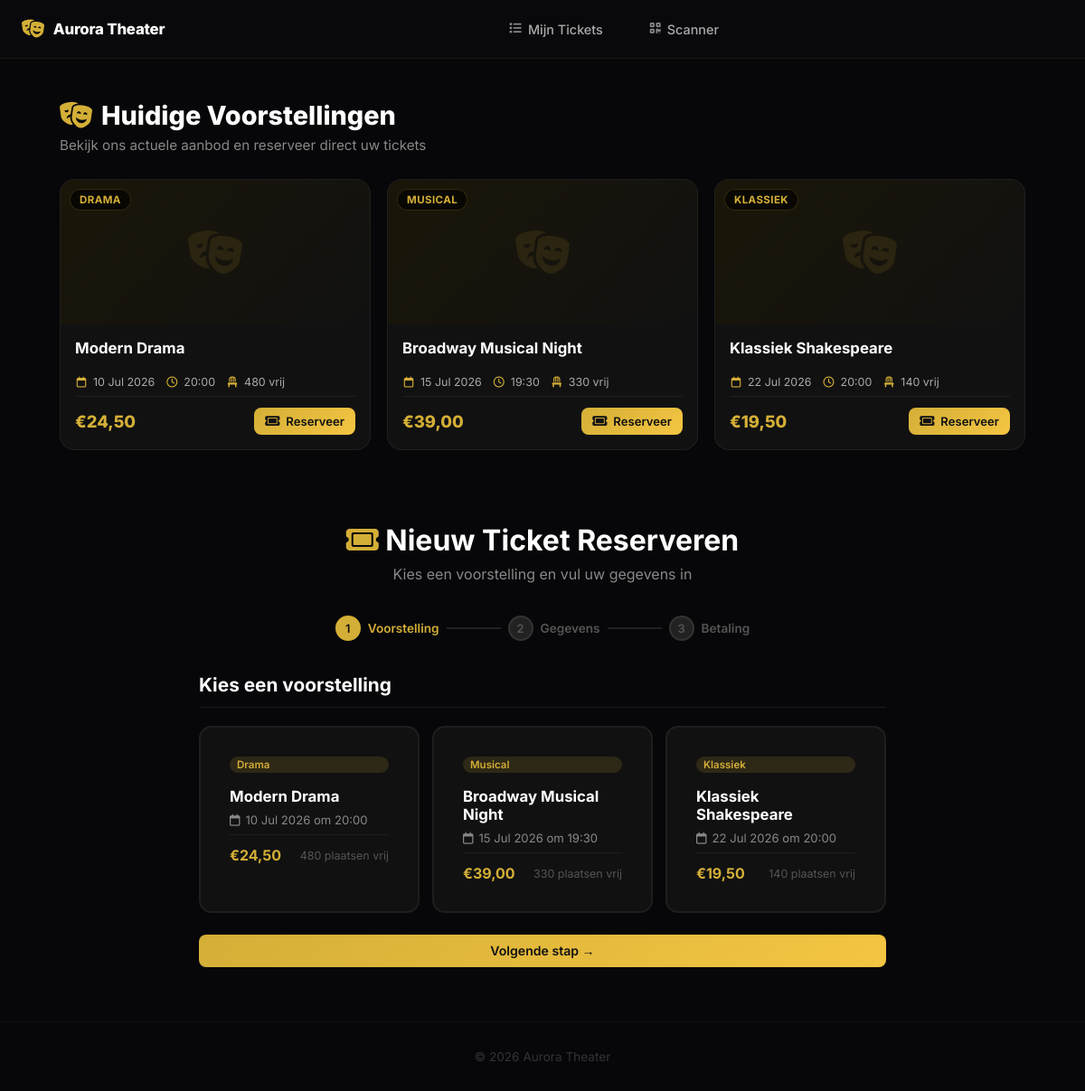
Page /NieuweTicketToevoegen/index.php on the committed database.
### tables this page shows
CREATE TABLE IF NOT EXISTS voorstellingen (
    id                  INT UNSIGNED    AUTO_INCREMENT PRIMARY KEY,
    titel               VARCHAR(200)    NOT NULL,
    beschrijving        TEXT,
    categorie           ENUM('drama','musical','klassiek','comedy','dans','opera') NOT NULL DEFAULT 'drama',
    datum               DATE            NOT NULL,
    aanvangstijd        TIME            NOT NULL,
    duur_minuten        SMALLINT        NOT NULL DEFAULT 120,
    zaal_id             INT UNSIGNED    NOT NULL,
    prijs_per_stoel     DECIMAL(6,2)    NOT NULL,
    afbeelding_url      VARCHAR(500),
    beschikbare_stoelen SMALLINT        NOT NULL,
    status              ENUM('gepland','actief','uitverkocht','geannuleerd') NOT NULL DEFAULT 'gepland',
    aangemaakt_op       TIMESTAMP       NOT NULL DEFAULT CURRENT_TIMESTAMP,

    CONSTRAINT fk_voorstelling_zaal
        FOREIGN KEY (zaal_id) REFERENCES zalen(id) ON DELETE RESTRICT
);

### config/database.php (called while the page is built, shortened)
<?php
function db(): PDO {
    $host = '127.0.0.1';
    $db   = 'aurora_theater';
    $user = 'aurora';
    $pass = 'Aurora2026!';
    $dsn = "mysql:host=$host;dbname=$db;charset=utf8mb4";
    $pdo = new PDO($dsn, $user, $pass, [
        PDO::ATTR_ERRMODE            => PDO::ERRMODE_EXCEPTION,
        PDO::ATTR_DEFAULT_FETCH_MODE => PDO::FETCH_ASSOC,
        PDO::ATTR_EMULATE_PREPARES   => false,
    ]);
    return $pdo;
}

### NieuweTicketToevoegen/index.php (the view, shortened to what this page needs)
<?php
require_once __DIR__ . '/../config/database.php';
$voorstelling_id = isset($_GET['voorstelling']) ? (int)$_GET['voorstelling'] : 0;
try {
    $voorstellingen = db()->query("
        SELECT id, titel, datum, aanvangstijd, prijs_per_stoel, beschikbare_stoelen, categorie
        FROM voorstellingen
        WHERE status IN ('actief','gepland') AND beschikbare_stoelen > 0
        ORDER BY datum ASC
    ")->fetchAll();
} catch (Exception $e) {
    $voorstellingen = [];
    $geselecteerd   = null;
}
?>
<!DOCTYPE html>
<html lang="nl">
<head>
    <link rel="stylesheet" href="style.css">
    <link rel="stylesheet" href="/style/header.css">
    <link rel="stylesheet" href="https://cdnjs.cloudflare.com/ajax/libs/font-awesome/6.5.2/css/all.min.css">
</head>
<body>
<header class="header">
    <div class="header-inner">
        <a href="/index.php" class="logo">
            <i class="fa-solid fa-masks-theater"></i>
            Aurora Theater
        </a>
        <nav>
            <a href="/ticket%20overzicht/index.php"><i class="fa-solid fa-list"></i> Mijn Tickets</a>
            <a href="/ticket%20scannen/index.php"><i class="fa-solid fa-qrcode"></i> Scanner</a>
        </nav>
    </div>
</header>
<main class="main-content">
    <div class="shows-section">
        <div class="shows-header">
            <h2><i class="fa-solid fa-masks-theater"></i> Huidige Voorstellingen</h2>
            <p>Bekijk ons actuele aanbod en reserveer direct uw tickets</p>
        </div>
        <div class="shows-grid">
            <?php if (empty($voorstellingen)): ?>
            <div class="shows-empty">
                <i class="fa-solid fa-calendar-xmark"></i>
                <p>Er zijn momenteel geen voorstellingen beschikbaar.</p>
            </div>
            <?php else: ?>
            <?php foreach ($voorstellingen as $show): ?>
            <article class="show-card-large" data-voorstelling="<?= (int)$show['id'] ?>">
                <div class="show-card-image">
                    <?php if (!empty($show['afbeelding_url'])): ?>
                        <img src="<?= htmlspecialchars($show['afbeelding_url']) ?>" alt="<?= htmlspecialchars($show['titel']) ?>" loading="lazy">
                    <?php else: ?>
                        <div class="show-card-placeholder">
                            <i class="fa-solid fa-masks-theater"></i>
                        </div>
                    <?php endif; ?>
                    <span class="show-card-badge"><?= htmlspecialchars(ucfirst($show['categorie'])) ?></span>
                </div>
                <div class="show-card-body">
                    <h3><?= htmlspecialchars($show['titel']) ?></h3>
                    <div class="show-card-meta">
                        <span><i class="fa-regular fa-calendar"></i> <?= date('d M Y', strtotime($show['datum'])) ?></span>
                        <span><i class="fa-regular fa-clock"></i> <?= substr($show['aanvangstijd'], 0, 5) ?></span>
                        <span><i class="fa-solid fa-chair"></i> <?= (int)$show['beschikbare_stoelen'] ?> vrij</span>
                    </div>
                    <div class="show-card-footer">
                        <strong class="show-card-price">&euro;<?= number_format((float)$show['prijs_per_stoel'], 2, ',', '.') ?></strong>
                        <button type="button" class="btn btn--primary btn--sm reserve-from-show" data-id="<?= (int)$show['id'] ?>">
                            <i class="fa-solid fa-ticket"></i> Reserveer
                        </button>
                    </div>
                </div>
            </article>
            <?php endforeach; ?>
            <?php endif; ?>
        </div>
    </div>
    <div class="form-container" id="reserveringFormContainer">
        <div class="form-header">
            <h1><i class="fa-solid fa-ticket"></i> Nieuw Ticket Reserveren</h1>
            <p>Kies een voorstelling en vul uw gegevens in</p>
        </div>
        <div class="steps">
            <div class="step active" id="step-1-indicator">
                <span>1</span> Voorstelling
            </div>
            <div class="step-line"></div>
            <div class="step" id="step-2-indicator">
                <span>2</span> Gegevens
            </div>
            <div class="step-line"></div>
            <div class="step" id="step-3-indicator">
                <span>3</span> Betaling
            </div>
        </div>
        <form id="reserveringForm" novalidate>
            <div class="form-step" id="step-1">
                <h2>Kies een voorstelling</h2>
                <div class="voorstellingen-grid">
                    <?php if (empty($voorstellingen)): ?>
                    <div class="show-card placeholder-card">
                        <i class="fa-solid fa-masks-theater"></i>
                        <p>Geen voorstellingen beschikbaar.</p>
                        <small>Controleer de database verbinding.</small>
                    </div>
                    <?php else: ?>
                    <?php foreach ($voorstellingen as $show): ?>
                    <label class="show-card <?= $show['id'] == $voorstelling_id ? 'selected' : '' ?>">
                        <div class="show-card-body">
                            <span class="badge-categorie"><?= htmlspecialchars(ucfirst($show['categorie'])) ?></span>
                            <h3><?= htmlspecialchars($show['titel']) ?></h3>
                            <p>
                                <i class="fa-regular fa-calendar"></i>
                                <?= date('d M Y', strtotime($show['datum'])) ?> om <?= substr($show['aanvangstijd'], 0, 5) ?>
                            </p>
                            <div class="show-card-footer">
                                <strong>&euro;<?= number_format((float)$show['prijs_per_stoel'], 2, ',', '.') ?></strong>
                                <small><?= (int)$show['beschikbare_stoelen'] ?> plaatsen vrij</small>
                            </div>
                        </div>
                    </label>
                    <?php endforeach; ?>
                    <?php endif; ?>
                </div>
                <button type="button" class="btn btn--primary btn--full" id="nextStep1" onclick="goToStep(2)">
                    Volgende stap &rarr;
                </button>
            </div>
        </form>
    </div>
</main>
<footer class="footer">
    &copy; <?= date('Y') ?> Aurora Theater
</footer>
</body>
</html>

### style/header.css (style rules this page uses)
.header { position: fixed; top: 0; left: 0; right: 0; z-index: 999; backdrop-filter: blur(16px); -webkit-backdrop-filter: blur(16px); background: rgba(12, 12, 14, 0.72); border-bottom: 1px solid rgba(212, 175, 55, 0.08); transition: background 0.3s ease, border-color 0.3s ease; }
.header-inner, .nav { display: flex; justify-content: space-between; align-items: center; padding: 0 24px; width: 100%; max-width: 1200px; margin: 0 auto; height: 64px; }
.logo { display: inline-flex; align-items: center; gap: 10px; font-weight: 800; font-size: 1.05rem; color: #ffffff; text-decoration: none; transition: color 0.25s ease; white-space: nowrap; letter-spacing: -0.2px; }
.logo i { color: #d4af37; font-size: 1.25rem; transition: transform 0.25s ease; }
nav { display: flex; align-items: center; gap: 6px; flex: 1; justify-content: center; }
nav a, .nav-links a { display: inline-flex; align-items: center; gap: 7px; padding: 8px 16px; color: #a8a8a8; text-decoration: none; font-size: 0.9rem; font-weight: 500; border-radius: 8px; transition: all 0.2s ease; white-space: nowrap; position: relative; }
nav a i, .nav-links a i { font-size: 0.85rem; opacity: 0.8; }
.btn { display: inline-flex; align-items: center; justify-content: center; gap: 7px; padding: 8px 16px; border-radius: 8px; border: none; cursor: pointer; font-weight: 600; font-size: 0.88rem; transition: all 0.2s ease; font-family: inherit; line-height: 1.4; white-space: nowrap; }
.btn--primary { background: linear-gradient(135deg, #d4af37, #f4c542); color: #111; }
.btn--sm { padding: 6px 12px; font-size: 0.82rem; }
.btn i { font-size: 0.9rem; }

### rows in the picture
voorstellingen: categorie "DRAMA", titel "Modern Drama", datum "10 Jul 2026", aanvangstijd "20:00", beschikbare_stoelen "480", prijs_per_stoel "24,50", categorie "Drama"
voorstellingen: categorie "MUSICAL", titel "Broadway Musical Night", datum "15 Jul 2026", aanvangstijd "19:30", beschikbare_stoelen "330", prijs_per_stoel "39,00", categorie "Musical"
voorstellingen: categorie "KLASSIEK", titel "Klassiek Shakespeare", datum "22 Jul 2026", aanvangstijd "20:00", beschikbare_stoelen "140", prijs_per_stoel "19,50", categorie "Klassiek"
